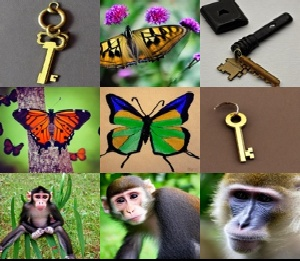
#> input picture assets/nine3/img_00000_37458.png, 300 x 261 px, given in place of pic_00273_99704_target0.png, which was not available
$ python siamese.py
#> lines starting #> are read from the running program, lines starting #| are printed output that depends on the picture; pictures that were not available may be replaced by others from this repository, and a replacement may not be noted
"""
来自项目: _
"""

from PIL import Image
from PIL.PngImagePlugin import PngImageFile
import numbers
import numpy as np


def sigmoid(x):
    return 1 / (1 + np.exp(-x))


def cvtColor(image):
    if len(np.shape(image)) == 3 and np.shape(image)[2] == 3:
        return image
    else:
        image = image.convert('RGB')
        return image

def preprocess_input(x):
    x /= 255.0
    return x

def resize(img, size, interpolation=Image.BILINEAR):
    if isinstance(size, int):
        w, h = img.size
        if (w <= h and w == size) or (h <= w and h == size):
            return img
        if w < h:
            ow = size
            oh = int(size * h / w)
            return img.resize((ow, oh), interpolation)
        else:
            oh = size
            ow = int(size * w / h)
            return img.resize((ow, oh), interpolation)
    else:
        return img.resize(size[::-1], interpolation)

def crop(img, i, j, h, w):
    return img.crop((j, i, j + w, i + h))

def center_crop(img, output_size):
    if isinstance(output_size, numbers.Number):
        output_size = (int(output_size), int(output_size))
    w, h = img.size
    th, tw = output_size
    i = int(round((h - th) / 2.))
    j = int(round((w - tw) / 2.))
    return crop(img, i, j, th, tw)

def letterbox_image(image, size, letterbox_image):
    w, h = size
    iw, ih = image.size
    if letterbox_image:
        '''resize image with unchanged aspect ratio using padding'''
        scale = min(w/iw, h/ih)
        nw = int(iw*scale)
        nh = int(ih*scale)

        image = image.resize((nw,nh), Image.BICUBIC)
        new_image = Image.new('RGB', size, (128,128,128))
        new_image.paste(image, ((w-nw)//2, (h-nh)//2))
    else:
        if h == w:
            new_image = resize(image, h)
        else:
            new_image = resize(image, [h ,w])
        new_image = center_crop(new_image, [h ,w])
    return new_image


def detect_image(image_1:PngImageFile, image_2:PngImageFile, image_width:int =60, image_height:int = 60):
    """
    输入图片的路径，做预处理,返回预处理后的图片
    image_1: PngImageFile数据类型, 由 PIL.Image.open() 读取的图片
    image_2: PngImageFile数据类型
    image_width: 图片的宽
    image_height: 图片的高
    return: photo_1, photo_2
    """
    assert isinstance(image_1, Image.Image), "image_1 should be a Image.Image"
    #---------------------------------------------------------#
    #   在这里将图像转换成RGB图像，防止灰度图在预测时报错。
    #---------------------------------------------------------#
    image_1 = cvtColor(image_1)
    image_2 = cvtColor(image_2)

    #---------------------------------------------------#
    #   对输入图像进行不失真的resize
    #---------------------------------------------------#
    image_1 = letterbox_image(image_1, [image_width, image_height],False)
    image_2 = letterbox_image(image_2, [image_width, image_height],False)
    #---------------------------------------------------------#
    #   归一化+添加上batch_size维度
    #---------------------------------------------------------#
    photo_1  = preprocess_input(np.array(image_1, np.float32))
    photo_2  = preprocess_input(np.array(image_2, np.float32))


    #---------------------------------------------------#
    #   添加上 batch 维度，才可以放入网络中预测
    #---------------------------------------------------#
    photo_1 = np.expand_dims(np.transpose(photo_1, (2, 0, 1)), 0).astype(np.float32)
    photo_2 = np.expand_dims(np.transpose(photo_2, (2, 0, 1)), 0).astype(np.float32)

    return photo_1, photo_2


if __name__ == '__main__':
    image_1 = "testimg/pic_00273_99704_target0.png"
    image_2 = "testimg/pic_00273_99704_target0.png"
    image_1 = Image.open(image_1)
#> image_1 is the input picture: PIL image 300x261 RGB; mean R, G, B 119.4, 118, 91.4
    image_2 = Image.open(image_2)
    image_width = 60
    image_height = 60

    photo_1, photo_2 = detect_image(image_1, image_2, image_width, image_height)
#> in resize, `return img.resize((ow, oh), interpolation)`:
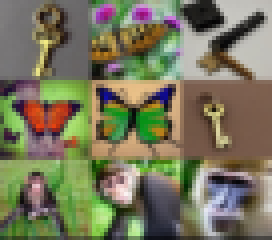
#> returned value: PIL image 68x60 RGB (shown 4 times larger); mean R, G, B 119.5, 118.1, 91.5
#> in crop, `return img.crop((j, i, j + w, i + h))`:
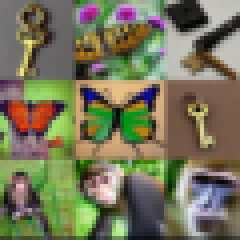
#> returned value: PIL image 60x60 RGB (shown 4 times larger); mean R, G, B 118.4, 116.8, 89.8

$ run again, on assets/nine3/img_00001_54480.png
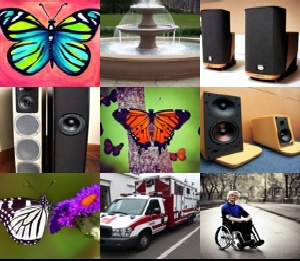
#> input picture assets/nine3/img_00001_54480.png, 300 x 261 px, given in place of pic_00273_99704_target0.png, which was not available
#> image_1 is the input picture: PIL image 300x261 RGB; mean R, G, B 119.8, 108.5, 95.4
#> in resize, `return img.resize((ow, oh), interpolation)`:
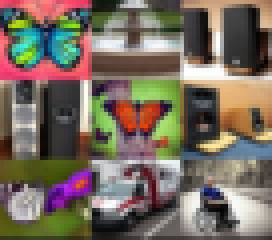
#> returned value: PIL image 68x60 RGB (shown 4 times larger); mean R, G, B 119.9, 108.6, 95.5
#> in crop, `return img.crop((j, i, j + w, i + h))`:
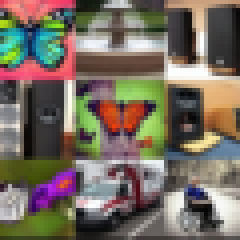
#> returned value: PIL image 60x60 RGB (shown 4 times larger); mean R, G, B 119.1, 109.4, 96.4
